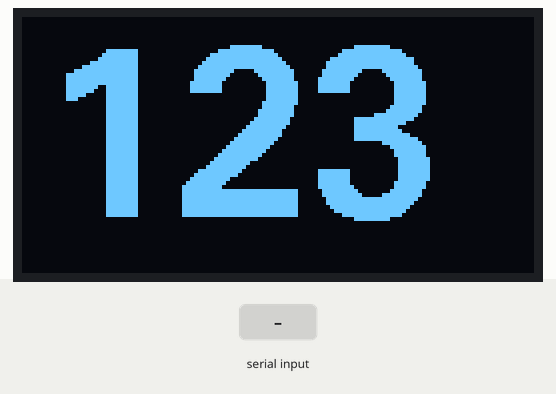
Recording of a sketch running on a simulated Arduino Uno, built with avr-gcc and run on an emulated ATmega328P. Parts: 128×64 one-colour display. The test bench sets the inputs (shaded band). What the sketch prints to the serial monitor is not drawn.

Above: at 1.2 s.
1.3 s: "90,45\n" received over Serial
At 3.7 s:
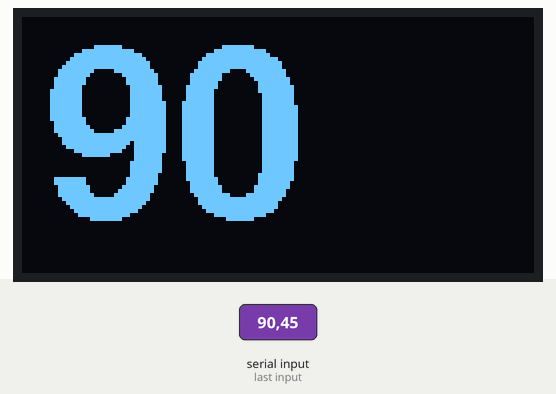
4.3 s: "30,150\n" received over Serial
At 7.0 s:
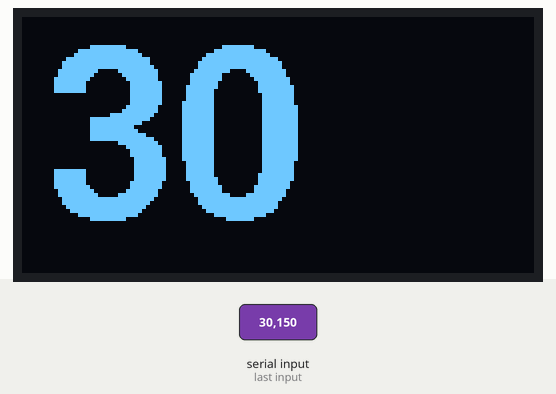
Timing chart, 0 to 8.5 s (numbered marks = the images above; inputs shaded):
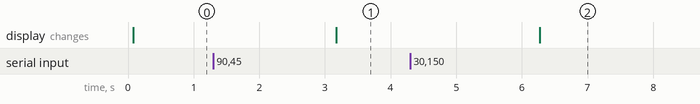

The sketch:

lcd.ino
```cpp
#include <Arduino.h>
#include <U8g2lib.h>

#ifdef U8X8_HAVE_HW_SPI
#include <SPI.h>
#endif
#ifdef U8X8_HAVE_HW_I2C
#include <Wire.h>
#endif


// mini pro
#define clk 13
#define mosi 11
#define ss 10
#define dc 17
#define res 16


// micro lattepanda
// #define clk 3
// #define mosi 2
// #define ss 4
// #define dc 18
// #define res 9

// U8G2_SSD1309_128X64_NONAME0_1_4W_SW_SPI u8g2(U8G2_R0, /* clock=*/ 3, /* data=*/ 2, /* cs=*/ 4, /* dc=*/ 16, /* reset=*/ 9);

// U8G2_SSD1309_128X64_NONAME2_1_4W_SW_SPI u8g2(U8G2_R0, /* clock=*/ 3, /* data=*/ 2, /* cs=*/ 4, /* dc=*/ 16, /* reset=*/ 9);
// U8G2_SSD1309_128X64_NONAME2_2_4W_SW_SPI u8g2(U8G2_R3, /* clock=*/ 3, /* data=*/ 2, /* cs=*/ 4, /* dc=*/ 16, /* reset=*/ 9);
U8G2_SSD1309_128X64_NONAME2_F_4W_SW_SPI u8g2(U8G2_R2, /* clock=*/ clk, /* data=*/ mosi, /* cs=*/ ss, /* dc=*/ dc, /* reset=*/ res);

void setup(void) {
	Serial.begin(115200);

  /* U8g2 Project: SSD1306 Test Board */
  //pinMode(10, OUTPUT);
  //pinMode(9, OUTPUT);
  //digitalWrite(10, 0);
  //digitalWrite(9, 0);

  /* U8g2 Project: T6963 Test Board */
  //pinMode(18, OUTPUT);
  //digitalWrite(18, 1);

  /* U8g2 Project: KS0108 Test Board */
  //pinMode(16, OUTPUT);
  //digitalWrite(16, 0);

  /* U8g2 Project: LC7981 Test Board, connect RW to GND */
  //pinMode(17, OUTPUT);
  //digitalWrite(17, 0);

  /* U8g2 Project: Pax Instruments Shield: Enable Backlight */
  //pinMode(6, OUTPUT);
  //digitalWrite(6, 0);

  u8g2.begin();
  // u8g2.firstPage();
}

int counter = 0;
int x = 123;

void loop(void) {

	if (Serial.available()){
    	x = Serial.readString().toInt();
	    Serial.println(x);
	    if (x == 0){
	    	u8g2.begin();
	    }
	}
	// // u8g2.firstPage();
	// u8g2.drawVLine(5,0,10);
 // //    u8g2.drawHLine(0,31,10);

	// // u8g2.setFont(u8g2_font_helvB08_tr);
	// u8g2.setFont(u8g2_font_u8glib_4_tr);
	// // u8g2.drawStr(0, 20, "Hello World! 123");
	// u8g2.drawStr(0, 40, counter);

	// u8g2.updateDisplay();
	// u8g2.refreshDisplay();

	char buffer[4];
	itoa(x, buffer, 10);
	u8g2.clearBuffer();
	// u8g2.setDisplayRotation(U8G2_R2);
	// u8g2.setFont(u8g2_font_ncenB08_tr);
	u8g2.setFont(u8g2_font_fub42_tr);
	u8g2.drawStr(5, 50, buffer);
	u8g2.sendBuffer();


  // u8g2.firstPage();
  // do {
  //   // u8g2.drawHLine(0,0,10);
  //   // u8g2.drawHLine(0,31,10);

  //   u8g2.setFont(u8g2_font_helvB08_tr);
  //   // u8g2.setFont(u8g2_font_micro_mn);
  //   u8g2.drawStr(0,20,"Hello World! 123");
  // } while ( u8g2.nextPage() );
  delay(1000);
}
```

Measured:
- after the input at 1.3 s, the display: changes after 1.9 s (image 1)
- after the input at 4.3 s, the display: changes after 2.0 s (image 2)
